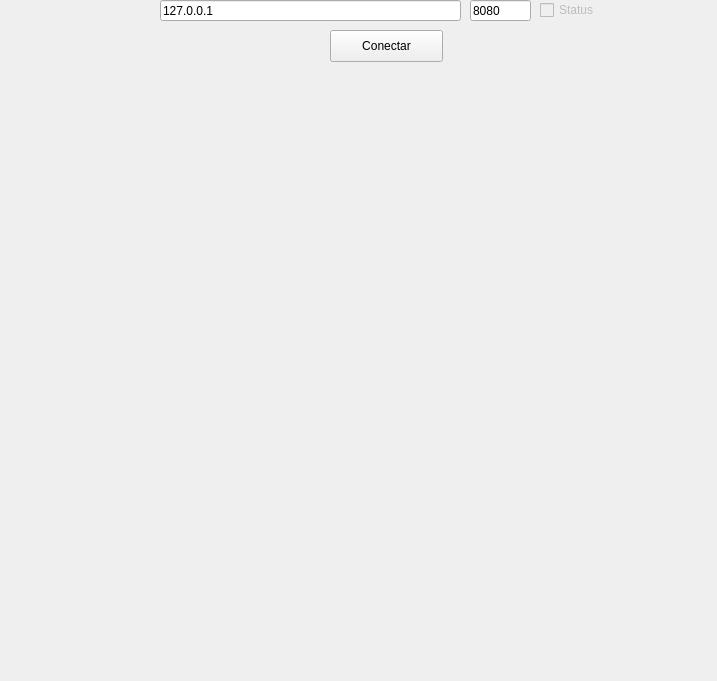
<?xml version="1.0" encoding="UTF-8"?>
<ui version="4.0">
 <class>Form</class>
 <widget class="QWidget" name="Form">
  <property name="geometry">
   <rect>
    <x>0</x>
    <y>0</y>
    <width>717</width>
    <height>681</height>
   </rect>
  </property>
  <property name="windowTitle">
   <string>Form</string>
  </property>
  <widget class="QLineEdit" name="HOST">
   <property name="geometry">
    <rect>
     <x>160</x>
     <y>0</y>
     <width>301</width>
     <height>21</height>
    </rect>
   </property>
   <property name="text">
    <string>127.0.0.1</string>
   </property>
   <property name="placeholderText">
    <string>Dirección IP</string>
   </property>
  </widget>
  <widget class="QLineEdit" name="PORT">
   <property name="geometry">
    <rect>
     <x>470</x>
     <y>0</y>
     <width>61</width>
     <height>21</height>
    </rect>
   </property>
   <property name="text">
    <string>8080</string>
   </property>
   <property name="placeholderText">
    <string>Puerto</string>
   </property>
  </widget>
  <widget class="QCheckBox" name="STATUS">
   <property name="enabled">
    <bool>false</bool>
   </property>
   <property name="geometry">
    <rect>
     <x>540</x>
     <y>0</y>
     <width>87</width>
     <height>20</height>
    </rect>
   </property>
   <property name="text">
    <string>Status</string>
   </property>
  </widget>
  <widget class="QPushButton" name="BTN_CONN">
   <property name="geometry">
    <rect>
     <x>330</x>
     <y>30</y>
     <width>113</width>
     <height>32</height>
    </rect>
   </property>
   <property name="text">
    <string>Conectar</string>
   </property>
  </widget>
 </widget>
 <resources/>
 <connections/>
</ui>
